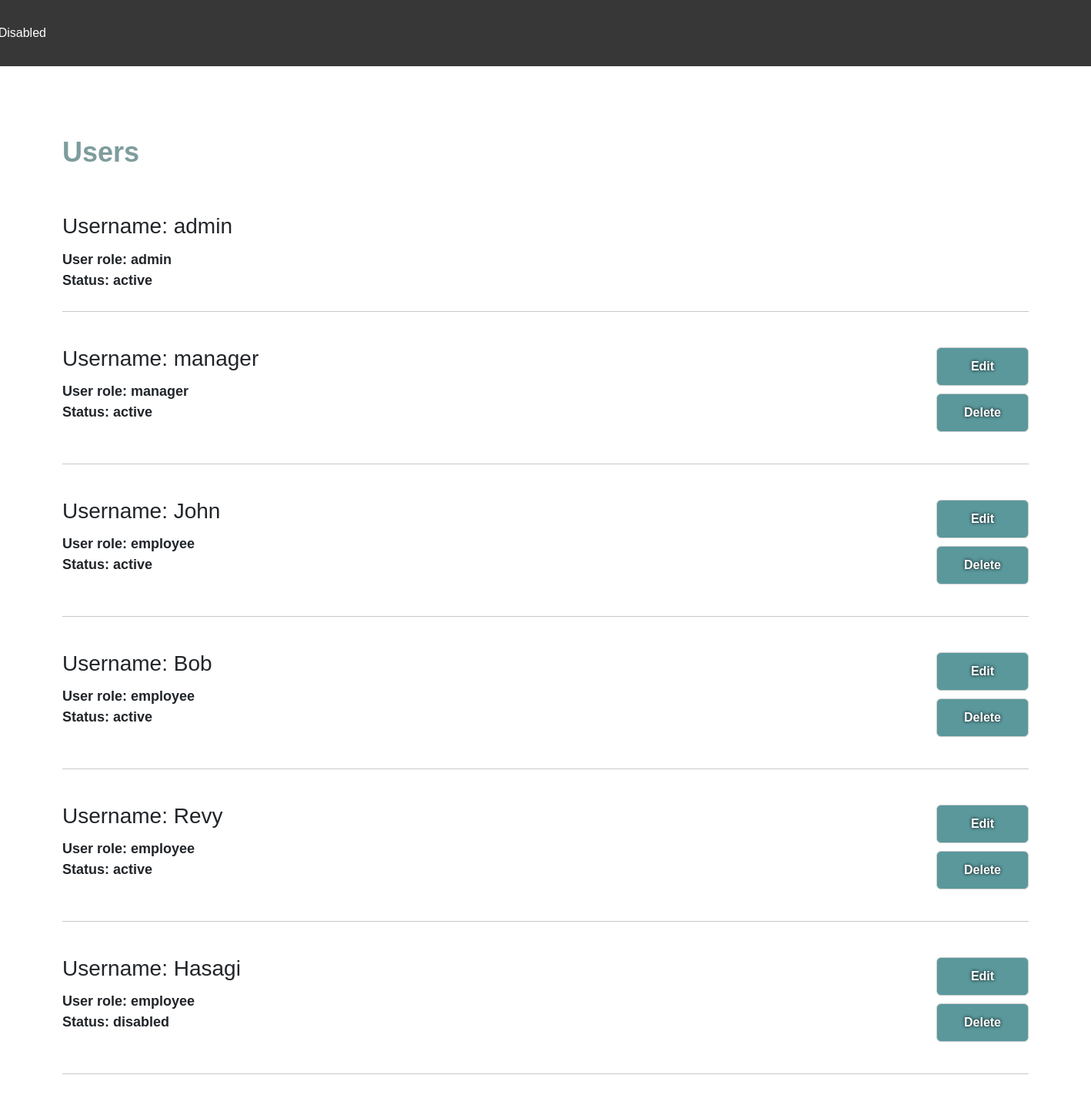
The app's page /users (signed in) with its own data.
### tables this page shows
CREATE TABLE users (
                        uid INTEGER PRIMARY KEY AUTOINCREMENT,
                        username TEXT NOT NULL, 
                        password TEXT NOT NULL,
                        role TEXT DEFAULT 'employee',
                        created_at TIMESTAMP DEFAULT CURRENT_TIMESTAMP,
                        is_active TEXT DEFAULT 'active'
                    );

### app.py (the view)
@app.route('/users')
@roles_permitted(['admin'])
def users():
    db = get_db_conn()
    cursor = db.cursor()
    all_users = cursor.execute("SELECT * FROM users").fetchall()
    return render_template('admin/users.html', users=all_users)

### app.py (called while the page is built)
def roles_permitted(roles):
    def decorator(f):
        @wraps(f)
        def wrapper(*args, **kwargs):
            if 'uid' in session and session['role'] in roles:
                return f(*args, **kwargs)
            else:
                flash(f'ERROR: you need {roles} role to access this page')
                return redirect('/login')
        return wrapper
    return decorator

def get_db_conn():
    db = sqlite3.connect('crm.db')
    db.row_factory = sqlite3.Row
    return db

### templates/admin/users.html (shortened to what this page needs)
{% extends 'admin/base_admin.html' %}
{% block content %}
    <h1>Users</h1>
    <div>
        {% for user in users %}
            <div class="user-card">
                <div class="user-info">
                    <h2>Username: {{ user ['username']}}</h2>
                    <p>User role: {{ user ['role']}}</p>
                    <p>Status: {{ user ['is_active']}}</p>
                </div>
                <div class="user-buttons">
                    {% if user ['role']!='admin' %}
                        <a href="/edit/user/{{user['uid']}}"><button type="button" class="btn btn-primary">Edit</button></a>
                        <a href="/delete/user/{{user['uid']}}"><button type="button" class="btn btn-primary">Delete</button></a>
                    {% endif %}
                </div>
            </div>
            <hr>
        {% endfor %}
    </div>
{% endblock %}

### templates/base.html (style rules this page uses)
.container > * { padding: 20px; }
body { font-family: Arial, sans-serif; background-image: url("https://images.unsplash.com/photo-1506744038136-46273834b3fb?ixlib=rb-4.0.3&ixid=M3wxMjA3fDB8MHxzZWFyY2h8M3x8Y29sb3JmdWx8ZW58MHx8MHx8fDA%3D&w=1000&q=80"); background-size: cover; background-repeat: no-repeat; background-attachment: fixed; }

### templates/admin/users.html (style rules this page uses)
body { background-image: linear-gradient(rgba(255, 255, 255, 0), rgba(255, 255, 255, 0.13)), url("https://images.unsplash.com/photo-1506744038136-46273834b3fb?ixlib=rb-4.0.3&ixid=M3wxMjA3fDB8MHxzZWFyY2h8M3x8Y29sb3JmdWx8ZW58MHx8MHx8fDA%3D&w=1000&q=80"); }
h1 { font-size: 36px; color: rgb(126, 156, 156); font-weight: bold; margin-top: 70px; margin-bottom: -10px; }
h2 { font-size: 28px; padding-bottom: 5px; padding-top: 18px; }
p { font-size: 18px; font-weight: bold; padding: -5px; margin: 0; }
.btn-primary { background-color: #5a989c; border-color: #ccc; width: 120px; height: 50px; mix-blend-mode: multiply; color: #fff; font-weight: bold; text-shadow: 0 0 4px rgba(0, 0, 0, 1); }
.user-card { display: flex; justify-content: space-between; padding: 10px 0; }
.user-info { flex: 1; }
.user-buttons { display: flex; flex-direction: column; gap: 10px; margin-top: 20px; margin-bottom: 15px; }

### records on screen
users: username "admin", role "admin", is_active "active"
users: username "manager", role "manager", is_active "active"
users: username "John", role "employee", is_active "active"
users: username "Bob", role "employee", is_active "active"
users: username "Revy", role "employee", is_active "active"
users: username "Hasagi", role "employee", is_active "disabled"
